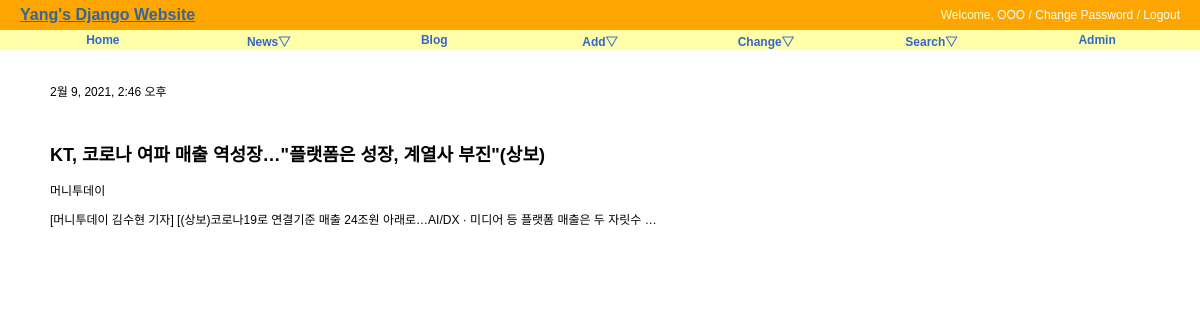
Screenshot of /news/news/1634 with the database file from the repository.
### news/models.py (models this page shows, shortened)
class New(models.Model):
    title = models.CharField('TITLE', max_length=300, help_text='news title')
    writer = models.CharField('WRITER', max_length=100, help_text='publisher')
    preview = models.TextField('PREVIEW', unique=True)
    published_date = models.DateTimeField(default=timezone.now)
    class Meta:
        verbose_name = 'new'
        verbose_name_plural = 'news'
        db_table = 'news_new'
        ordering = ('-published_date',)

### news/views.py (the view)
# urls.py: path('news/<str:pk>', NewsDV.as_view(), name='news_detail'),
class NewsDV(DetailView):
    model = New

### news/templates/news/new_detail.html (shortened to what this page needs)
{% extends "base.html" %}
{% block content %}
<div id="content">
    <p>{{ new.published_date }}</p><br/>
    <h2> {{ object.title }}</h2>
    <p>{{ new.writer }}</p>
    <p>{{ new.preview }}</p>
</div>
{% endblock %}

### static/css/base.css (style rules this page uses)
body { font-family: "Lucida Grande", Verdana, Arial, sans-serif; font-size: 12px; }
div#content { position: absolute; top: 70px; left: 50px; right: 50px; }

### rows the page displays
New: published_date "2월 9, 2021, 2:46 오후", title "KT, 코로나 여파 매출 역성장…\"플랫폼은 성장, 계열사 부진\"(상보)", writer "머니투데이", preview "[머니투데이 김수현 기자] [(상보)코로나19로 연결기준 매출 24조원 아래로…AI/DX · 미디어 등 플랫폼 매출은 두 자릿수 …"
